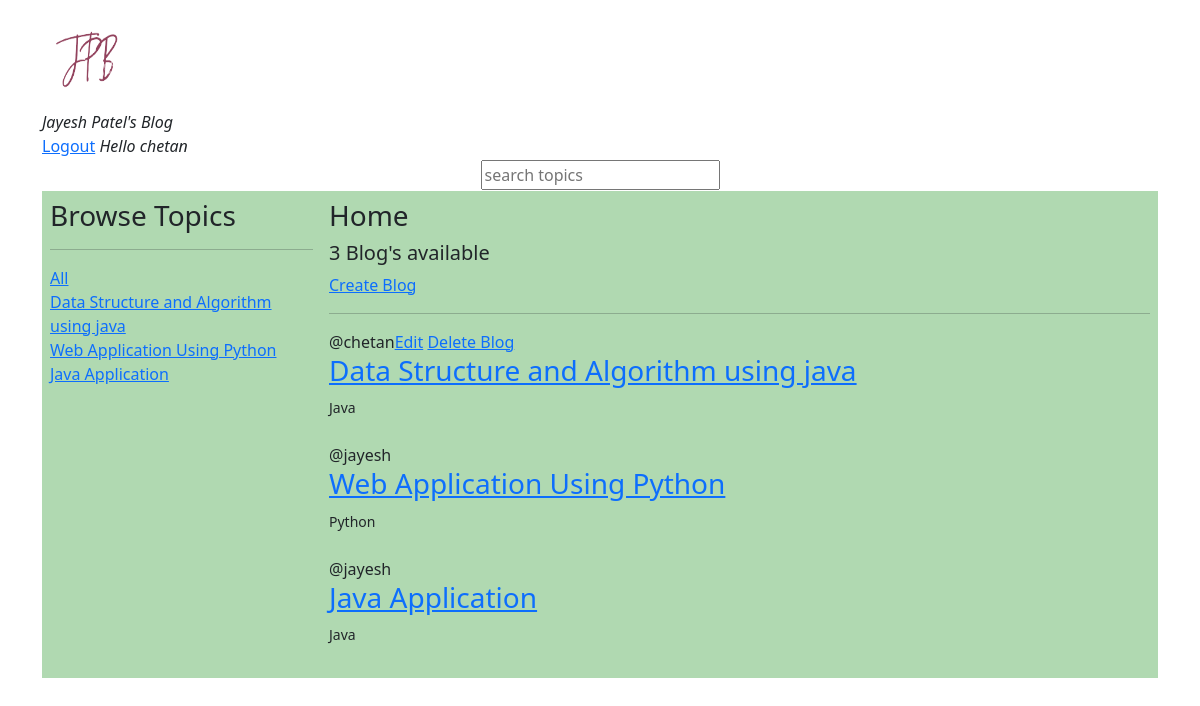
Screenshot of / (signed in) with the database file from the repository.
### base/models.py (models this page shows, shortened)
class Room(models.Model):
    host = models.ForeignKey(User, on_delete=models.SET_NULL, null=True)
    topic = models.ForeignKey(Topic, on_delete=models.SET_NULL, null=True)
    name = models.CharField(max_length=200)
    description = models.TextField(null=True, blank=True)
    update = models.DateTimeField(auto_now=True)
    created = models.DateTimeField(auto_now_add=True)
    class Meta:
        ordering = ['-update', '-created']

class Topic(models.Model):
    name = models.CharField(max_length=200)

### base/views.py (the view)
# urls.py: path('',homeapp, name='home'),
def homeapp(request):
    q = request.GET.get('q') if request.GET.get('q')!=None else ''
    rooms = Room.objects.filter(
        Q(topic__name__icontains=q) |
        Q(name__icontains=q) |
        Q(description__icontains=q)
    )
    room_count = rooms.count()
    topics = Room.objects.all()
    context = {'rooms':rooms,'topics':topics, 'room_count':room_count}
    return render(request,'base/home.html',context)

### base/templates/base/home.html (shortened to what this page needs)
{% extends 'main.html' %}
{% block content %}
<div class="home-container">
    <div class="right-side">
        <h3>Browse Topics</h3>
        <hr>
        <a href="{% url 'home' %}">All</a>
        {% for topic in topics%}
        <div>
            <a href="{% url 'home'%}?q={{topic.name}}">{{topic.name}}</a>
        </div>
        {% endfor %}
    </div>
    <div class="left-side">
        <h3>Home<h3>
        <h5>{{room_count}} Blog's available</h5>
        <a href="{% url 'create-room' %}">Create Blog</a><br>
            <table>
            <hr>
            {% for room in rooms%}
                <span>@{{room.host.username}}</span>
                {% if room.host == request.user %}
                <span><a href="{% url 'update-room' room.id %}">Edit</a> <a href="{% url 'delete-room' room.id %}">Delete Blog</a></span>
                {% endif %}
                <h3><a href="{% url 'room' room.id %}">{{room.name}} </a></h3>
                <small>{{room.topic.name}}</small><br><br>
            {% endfor %}
                </table>
    </div>
</div>
{% endblock %}

### templates/navbar.html (shortened to what this page needs)
{% load static %}
{% load bootstrap5 %}
<div class = "">
<a href='/'>
    <img src="{% static 'logo1-removebg-preview.png'%}" width="100" height="100">
</a><br><i>Jayesh Patel's Blog</i>
</div>
<div class="h-100 align-items-right justify-content-right">
    {% if request.user.is_authenticated %}
    <a href="{% url 'logout' %}">Logout</a>
    <i>Hello {{request.user}}</i>
    {% else %}
    <a href="{% url 'login' %}">Login</a>
    {% endif %}
    </div>
<div class="h-100 d-flex align-items-center justify-content-center">
<form method='GET' action="">
    <input type='text' name='q' placeholder='search topics'/>
</form>
</div>

### templates/main.html (style rules this page uses)
body { border-block: 10px solid white; }
.home-container { background-color: #B0D9B1; }

### base/templates/base/home.html (style rules this page uses)
.home-container { display:grid; grid-template-columns: 1fr 3fr; }
.home-container { background-color: #B0D9B1; }
.right-side { border: 8px solid #B0D9B1; }
.left-side { border: 8px solid #B0D9B1; }

### rows the page displays
Room: name "Data Structure and Algorithm using java", host.username "chetan", shows "Edit", topic.name "Java"
Room: name "Web Application Using Python", host.username "jayesh", topic.name "Python"
Room: name "Java Application", host.username "jayesh", topic.name "Java"

### other values shown
{{ request.user }} "chetan"
{{ room_count }} "3"
